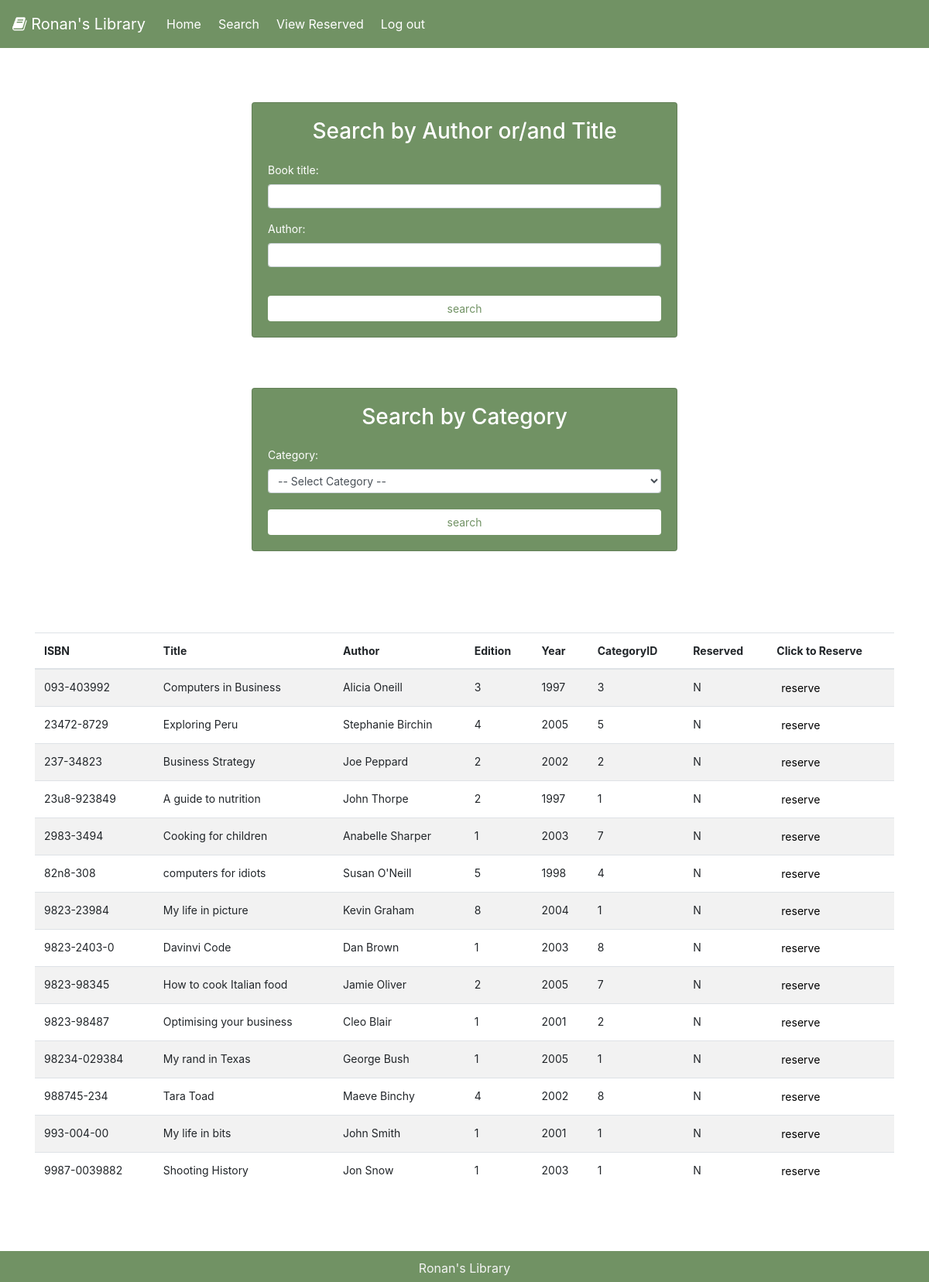
Page /search.php (signed in) on the committed database.
### tables this page shows
CREATE TABLE books(
	ISBN varchar(20) PRIMARY KEY,
    title varchar(50) NOT NULL,
    author varchar(30) NOT NULL,
    edition int NOT NULL,
    year YEAR NOT NULL,
    categoryID varchar(10),
    FOREIGN KEY (categoryID) REFERENCES categories(categoryID),
    reserved varchar(1) NOT NULL
);

### search.php (the view, shortened to what this page needs)
<!DOCTYPE html>
<html lang="en">
<head>
    <link rel="stylesheet" href="https://cdn.jsdelivr.net/npm/bootstrap@4.5.3/dist/css/bootstrap.min.css">
    <link rel="stylesheet" href="css/style.css">
    <link rel="stylesheet" href="https://cdnjs.cloudflare.com/ajax/libs/font-awesome/4.7.0/css/font-awesome.min.css">
</head>
<body class="d-flex flex-column min-vh-100">
    <?php
    require_once "database.php";
    include 'header.php';
    ?>
    <div class="container" style="margin-top: 50px;">
        <div class="row">
            <div class="col">
                <div class="global-container-search">
                    <div class="card form-search">
                        <h3 class="card-title text-center">Search by Author or/and Title</h3>
                        <div class="card-text">
                            <form method="post">
                                <div class="form-group">
                                    <label for="title">Book title:</label>
                                    <input type="text" class="form-control form-control-sm" name="title">
                                </div>
                                <div class="form-group">
                                    <label for="author">Author:</label>
                                    <input type="text" class="form-control form-control-sm" name="author">
                                </div>
                                <br>
                                <button type="submit" name="submit_button" class="btn btn-block">search</button>
                            </form>
                        </div>
                    </div>
                </div>
            </div>
            <div class="col">
                <div class="global-container-search" style="margin-bottom: 50px;">
                    <div class="card form-search">
                        <h3 class="card-title text-center">Search by Category</h3>
                        <div class="card-text">
                            <form method="post">
                                <label for="category">Category:</label>
                                <select class="form-control form-control-sm" name="category">
                                    <option disabled selected>-- Select Category --</option>
                                    <?php
                                        $sql = "SELECT categoryDescription From categories";
                                    ?>
                                </select>
                                <br>
                                <button type="submit" name="submit_button_cat" class="btn btn-block">search</button>
                            </form>
                        </div>
                    </div>
                </div>
            </div>
        </div>
    </div>
    <?php
    if (!empty($_POST["author"]) && empty($_POST["title"]))
    {
        $search_value = $_POST["author"];
        $sql = "SELECT * FROM books WHERE author LIKE '%$search_value%'";
    }
    else if (empty($_POST["author"]) && !empty($_POST["title"]))
    {
        $search_value = $_POST["title"];
        $sql = "SELECT * FROM books WHERE title LIKE '%$search_value%'";
    }
    else if (!empty($_POST["author"]) && !empty($_POST["title"]))
    {
        $title = $_POST["title"];
        $author = $_POST["author"];
        $sql = "SELECT * FROM books WHERE title LIKE '%$title%' AND author LIKE '%$author%'";
    }
    else if (isset($_POST["submit_button_cat"]))
    {
        $search_value = $_POST["category"];
        $sql = "SELECT * FROM books JOIN categories ON books.categoryID = categories.categoryID WHERE categoryDescription ='$search_value'";
    }
    else if (empty($_POST["author"]) && empty($_POST["title"]))
    {
        $sql = "SELECT * FROM books";
    }
    $res = $conn->query($sql) or die($conn->error);
    $count = 0;
    while($row = $res->fetch_assoc())
    {
        if ($count == 0)
        {
            echo '
            <div class="container">
            <form method="post">
            <table class="table table-striped" style="margin-top: 50px; margin-bottom: 80px;">
                <thead>
                    <tr>
                        <th>ISBN</th>
                        <th>Title</th>
                        <th>Author</th>
                        <th>Edition</th>
                        <th>Year</th>
                        <th>CategoryID</th>
                        <th>Reserved</th>
                        <th>Click to Reserve</th>
                    </tr>
                </thead>
                <tbody>';
        }
        if ($row['reserved'] == "N")
        {
            echo '
            <tr>
                <td>' . $row['ISBN']  . '</td>'.'
                <td>' . $row['title']  . '</td>'.'
                <td>' . $row['author']  . '</td>'.'
                <td>' . $row['edition']  . '</td>'.'
                <td>' . $row['year']  . '</td>'.'
                <td>' . $row['categoryID']  . '</td>'.'
                <td>' . $row['reserved']  . '</td>'.'
                <td><button value="' . $row['ISBN'] . '" name="reserve_button" style="border: none; background-color: #ffffff00;">reserve</button></td>'.'
            </tr>';
        }
        $count = 1;
    }
    echo'
    </tbody>
    </table>
    </div>
    </form>
    ';
    include 'footer.php';
?>
</body>
</html>

### header.php (shortened to what this page needs)
<nav class="navbar sticky-top navbar-dark navbar-expand-sm">
    <a class="navbar-brand" href="home.php">
        <i class="fa fa-book"></i> Ronan's Library
    </a>
    <div class="collapse navbar-collapse" id="navbar-list-2">
        <ul class="navbar-nav">
            <li class="nav-item active">
                <a class="nav-link" href="home.php">Home</a>
            </li>
            <li class="nav-item active">
                <a class="nav-link" href="search.php">Search</a>
            </li>
            <li class="nav-item active">
                <a class="nav-link" href="view.php">View Reserved</a>
            </li>
            <li class="nav-item active">
                <a class="nav-link" href="logout.php">Log out</a>
            </li>
        </ul>
    </div>
</nav>

### footer.php (shortened to what this page needs)
<footer class="mt-auto">
    <p>Ronan's Library</p>
</footer>

### css/style.css (style rules this page uses)
html,body { height: 100%; }
.global-container-search { background-color: #ffffff; height: 100%; display: flex; align-items: center; justify-content: center; }
form { padding-top: 10px; font-size: 14px; margin-top: 30px; margin: auto; }
.btn { font-size: 14px; margin-top:20px; background-color: #719264; border: #719264; color: #f4f4f4; }
.form-search button { font-size: 14px; margin-top:20px; background-color: white; color: #719264; margin: auto; }
.form-search { width:550px; margin:20px; background-color: #719264; padding: 20px; color: white; }
nav { background-color: #719264; }
nav li { padding: 3px; }
.home h3, p, a { color: #f4f4f4; }

### footer.php (style rules this page uses)
footer { width: 100%; background-color: #719264; color: white; text-align: center; position: static; bottom: 0; width: 100%; height: 2.5rem; padding: 5px; }
footer p { margin-top: 5px; }

### rows in the picture
books: shows "ISBN", ISBN "093-403992", title "Computers in Business", author "Alicia Oneill", edition "3", year "1997", categoryID "3", reserved "N"
books: ISBN "23472-8729", title "Exploring Peru", author "Stephanie Birchin", edition "4", year "2005", categoryID "5", reserved "N"
books: ISBN "237-34823", title "Business Strategy", author "Joe Peppard", edition "2", year "2002", categoryID "2", reserved "N"
books: ISBN "23u8-923849", title "A guide to nutrition", author "John Thorpe", edition "2", year "1997", categoryID "1", reserved "N"
books: ISBN "2983-3494", title "Cooking for children", author "Anabelle Sharper", edition "1", year "2003", categoryID "7", reserved "N"
books: ISBN "82n8-308", title "computers for idiots", author "Susan O'Neill", edition "5", year "1998", categoryID "4", reserved "N"
books: ISBN "9823-23984", title "My life in picture", author "Kevin Graham", edition "8", year "2004", categoryID "1", reserved "N"
books: ISBN "9823-2403-0", title "Davinvi Code", author "Dan Brown", edition "1", year "2003", categoryID "8", reserved "N"
books: ISBN "9823-98345", title "How to cook Italian food", author "Jamie Oliver", edition "2", year "2005", categoryID "7", reserved "N"
books: ISBN "9823-98487", title "Optimising your business", author "Cleo Blair", edition "1", year "2001", categoryID "2", reserved "N"
books: ISBN "98234-029384", title "My rand in Texas", author "George Bush", edition "1", year "2005", categoryID "1", reserved "N"
books: ISBN "988745-234", title "Tara Toad", author "Maeve Binchy", edition "4", year "2002", categoryID "8", reserved "N"
books: ISBN "993-004-00", title "My life in bits", author "John Smith", edition "1", year "2001", categoryID "1", reserved "N"
books: ISBN "9987-0039882", title "Shooting History", author "Jon Snow", edition "1", year "2003", categoryID "1", reserved "N"
